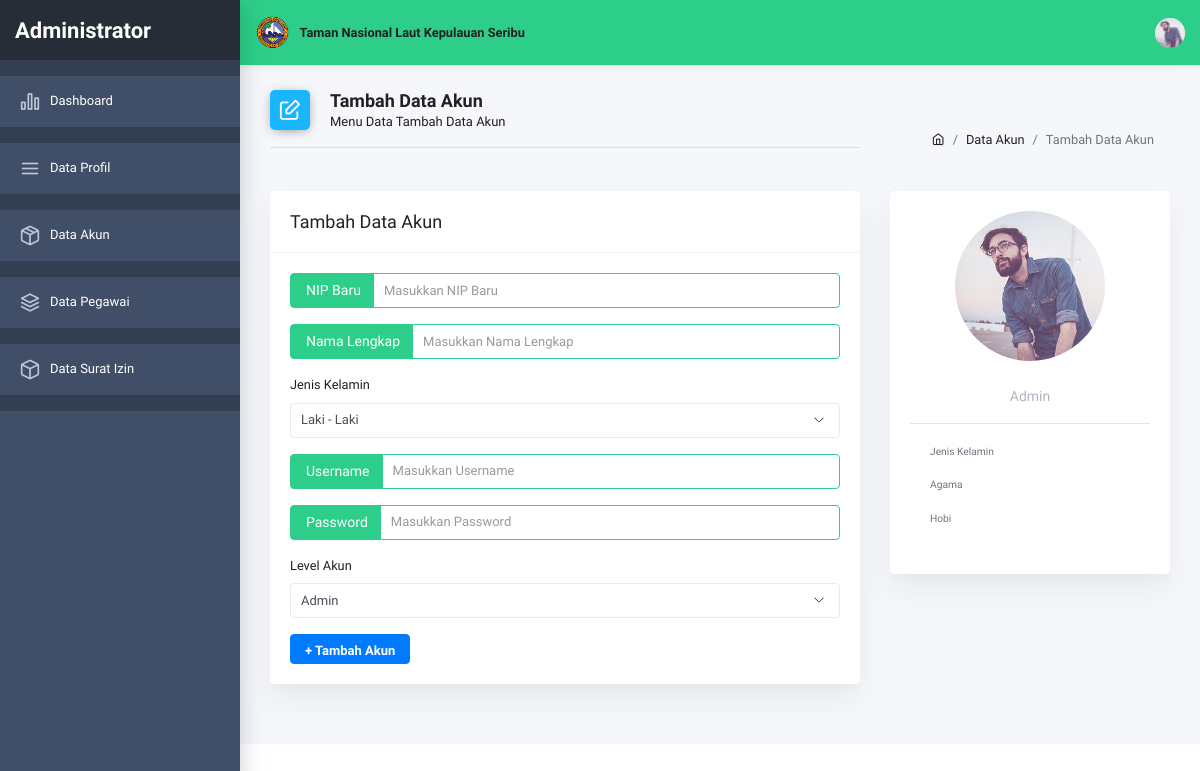
Before: /admin/tambah_data_akun.php (signed in) with the older database file.
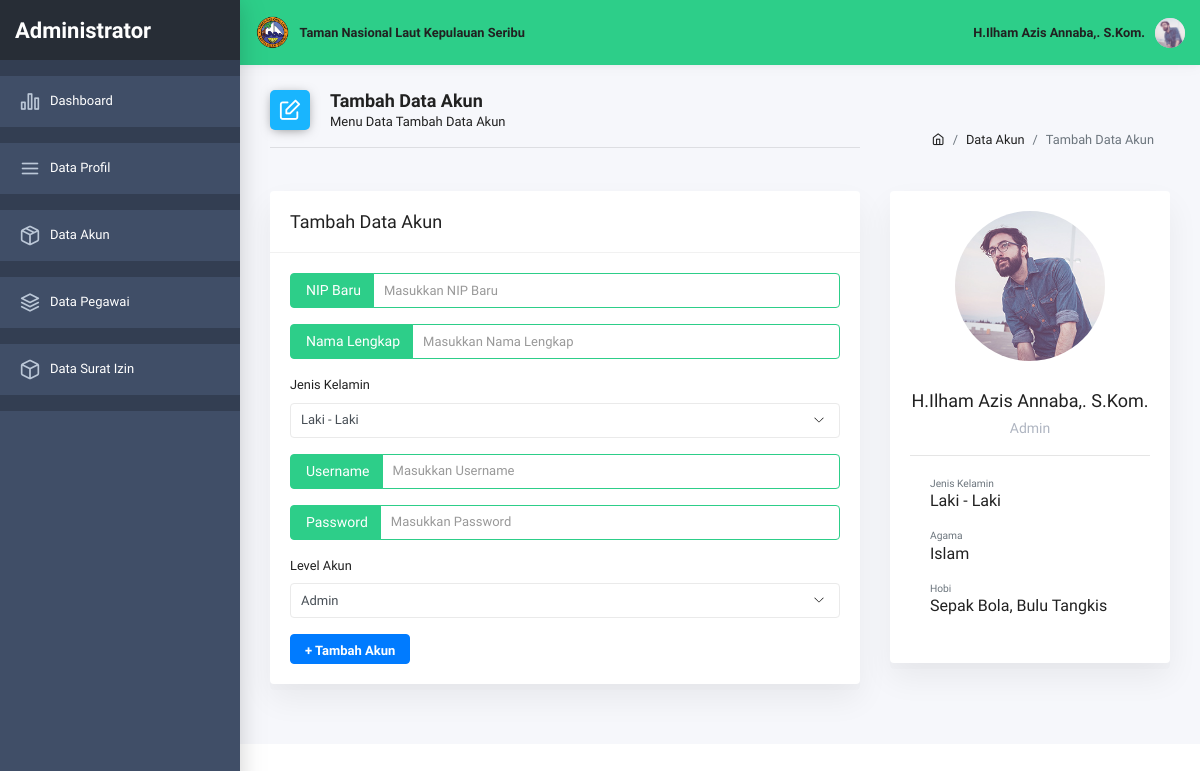
After: the same page with the newer database file.
### tables this page shows
CREATE TABLE `profil` (
  `id` bigint(20) NOT NULL,
  `nip_lama` varchar(150) NOT NULL,
  `nip_baru` varchar(150) NOT NULL,
  `bukti_berkas_nip` varchar(150) NOT NULL,
  `nama_lengkap` varchar(150) NOT NULL,
  `gelar_depan` varchar(150) NOT NULL,
  `bukti_gelar_depan_1` varchar(150) NOT NULL,
  `bukti_gelar_depan_2` varchar(150) NOT NULL,
  `gelar_belakang` varchar(150) NOT NULL,
  `bukti_gelar_belakang_1` varchar(150) NOT NULL,
  `bukti_gelar_belakang_2` varchar(150) NOT NULL,
  `bukti_gelar_belakang_3` varchar(150) NOT NULL,
  `jenis_kelamin` varchar(150) NOT NULL,
  `agama` varchar(150) NOT NULL,
  `golongan_darah` varchar(150) NOT NULL,
  `perkawinan` varchar(150) NOT NULL,
  `hobi` varchar(150) NOT NULL,
  `berkas_photo` varchar(150) NOT NULL
);

### admin/tambah_data_akun.php (the view, shortened to what the changed rows need)
<!doctype html>
<html class="no-js" lang="en">
    <head>
        <link rel="stylesheet" href="../plugins/bootstrap/dist/css/bootstrap.min.css">
        <link rel="stylesheet" href="../plugins/fontawesome-free/css/all.min.css">
        <link rel="stylesheet" href="../plugins/icon-kit/dist/css/iconkit.min.css">
        <link rel="stylesheet" href="../plugins/ionicons/dist/css/ionicons.min.css">
        <link rel="stylesheet" href="../plugins/perfect-scrollbar/css/perfect-scrollbar.css">
        <link rel="stylesheet" href="../plugins/datatables.net-bs4/css/dataTables.bootstrap4.min.css">
        <link rel="stylesheet" href="../plugins/jvectormap/jquery-jvectormap.css">
        <link rel="stylesheet" href="../plugins/tempusdominus-bootstrap-4/build/css/tempusdominus-bootstrap-4.min.css">
        <link rel="stylesheet" href="../plugins/weather-icons/css/weather-icons.min.css">
        <link rel="stylesheet" href="../plugins/c3/c3.min.css">
        <link rel="stylesheet" href="../plugins/owl.carousel/dist/assets/owl.carousel.min.css">
        <link rel="stylesheet" href="../plugins/owl.carousel/dist/assets/owl.theme.default.min.css">
        <link rel="stylesheet" href="../dist/css/theme.min.css">
    </head>
    <body>
        <?php
              include "../koneksi.php";
              $id = $_SESSION['id'];
              $query="SELECT * FROM profil where id='$id'";
              $sql = mysqli_query ($connect,$query);
              while ($hasil = mysqli_fetch_array($sql)) {
                $nama_lengkap = $hasil ['nama_lengkap'];
                $nama_lengkap = $hasil ['nama_lengkap'];
                $gelar_depan = $hasil ['gelar_depan'];
                $gelar_belakang = $hasil ['gelar_belakang'];
                $jenis_kelamin = $hasil ['jenis_kelamin'];
                $agama = $hasil ['agama'];
                $hobi = $hasil ['hobi'];
                ?>
              <?php } ?>
        <div class="wrapper">
            <header class="header-top" header-theme="green">
                <div class="container-fluid">
                    <div class="d-flex justify-content-between">
                        <div class="top-menu d-flex align-items-center">
                        <span><b><?php echo $gelar_depan; echo $nama_lengkap; echo $gelar_belakang; ?></span></b>
                        </div>
                    </div>
                </div>
            </header>
            <div class="page-wrap">
                <div class="main-content">
                    <div class="container-fluid">
                        <div class="row">
                                <div class="col-lg-4 col-md-5">
                                <div class="card">
                                    <div class="card-body">
                                        <div class="text-center">
                                            <img src="../img/user.jpg" class="rounded-circle" width="150">
                                            <br><br>
                                            <h4 class="card-title mt-10"><?php echo $gelar_depan; echo $nama_lengkap; echo $gelar_belakang; ?></h4>
                                            <p class="card-subtitle">Admin</p>
                                        </div>
                                    <div class="card-body">
                                        <small class="text-muted d-block">Jenis Kelamin</small>
                                        <h6><?php echo $jenis_kelamin;?></h6>
                                        <small class="text-muted d-block pt-10">Agama</small>
                                        <h6><?php echo $agama;?></h6>
                                        <small class="text-muted d-block pt-10">Hobi</small>
                                        <h6><?php echo $hobi;?></h6>
                                </div>
                            </div>
                            </div>
    </body>
</html>

Changed rows visible on the page:
added profil: gelar_depan "H.", nama_lengkap "Ilham Azis Annaba", gelar_belakang ",. S.Kom.", jenis_kelamin "Laki - Laki", agama "Islam", hobi "Sepak Bola, Bulu Tangkis"
